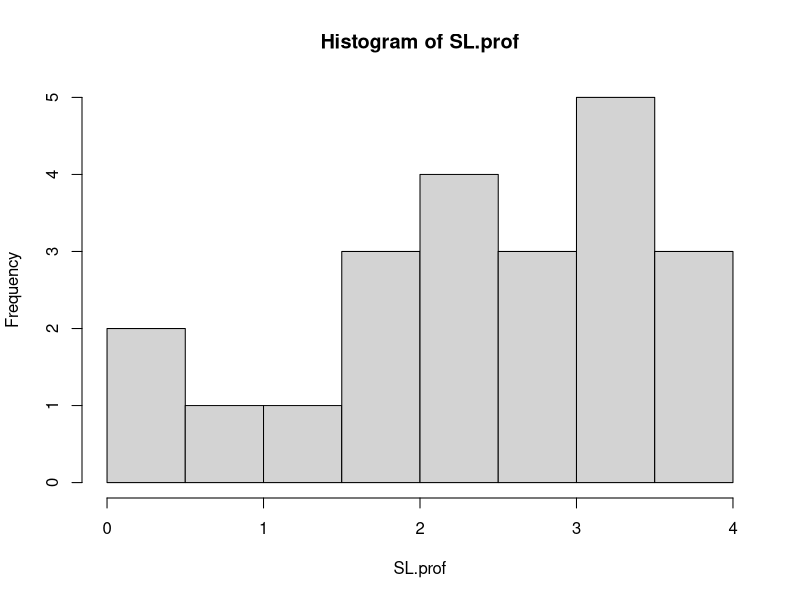
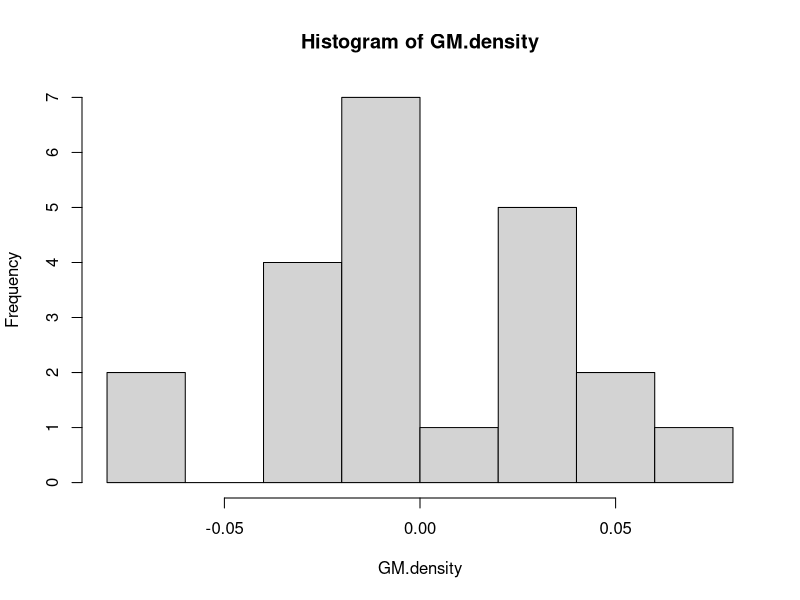

These figures' R source, in order:
#Return to eebbiometry@gmail.com by 11:15am, Monday October 16.
#   on the subject line put    YOURLASTNAME_EXERCISE

#Name: Matthew Tuttle

# Does learning a second language change brain structure? Machelli et al. (2004) tested 22 native Italian speakers who had learned English as a second language. Proficiencies in reading, writing, and speech were assessed by a proficiency score. Gray matter density was measured in the left inferior parietal region of the brain using a neuroimaging technique, as mm^3 of gray matter per voxel. Read in the Brains.csv table:


#1. Calculate the correlation between second language proficiency and gray matter density.

brains <- read.csv(file = "Brains.csv", header = TRUE)

SL.prof <- brains$Second.language.proficiency
GM.density <- brains$Gray.matter.density

r <- cor(SL.prof, GM.density)


#2. Test the null hypothesis when theta = 0

null.test <- cor.test(SL.prof, GM.density, method = "pearson")
p.value <- null.test$p.value # Probability that true correlation is equal to zero


#3. What is the 83% confidence around your estimate of rho?

conf.test <- cor.test(SL.prof, GM.density, method = "pearson", conf.level = 0.83)
conf.interval <- conf.test$conf.int
lower <- conf.interval[1]
upper <- conf.interval[2]


#4. Build a general linear model of the data where proficency score predicts brain matter. Which factor is all of the error confined to?

hist(SL.prof)
hist(GM.density)
library(fBasics)
normalTest(SL.prof, method = "da")
normalTest(GM.density, method = "da")

model <- lm(GM.density~SL.prof)

# All of the error is confined to the uncertainty in our prediction of grey matter density. That is, the part of grey matter density our model fails to explain given that our R-squared is less than one.


#5. Theory predicts that the slope should be 0.04. Test this statistical hypothesis.

slope <- cov(GM.density,SL.prof)/var(SL.prof)
theta <- 0.04

df <- length(SL.prof) - 2
SS.error <- sum((GM.density-model$fitted.values)^2)
MS.error <- SS.error/df
std.error.b1 <- sqrt(MS.error/sum((SL.prof-mean(SL.prof))^2))

t.stat <- (slope-theta)/std.error.b1

slope.prob <- pt(abs(t.stat),df,lower.tail=FALSE)*2 # Probability that the slope of the model equals the theory predicted slope


#6. How much variation in gray matter density does your model explain?

explained.var <- summary(model)[[8]] # 67%
